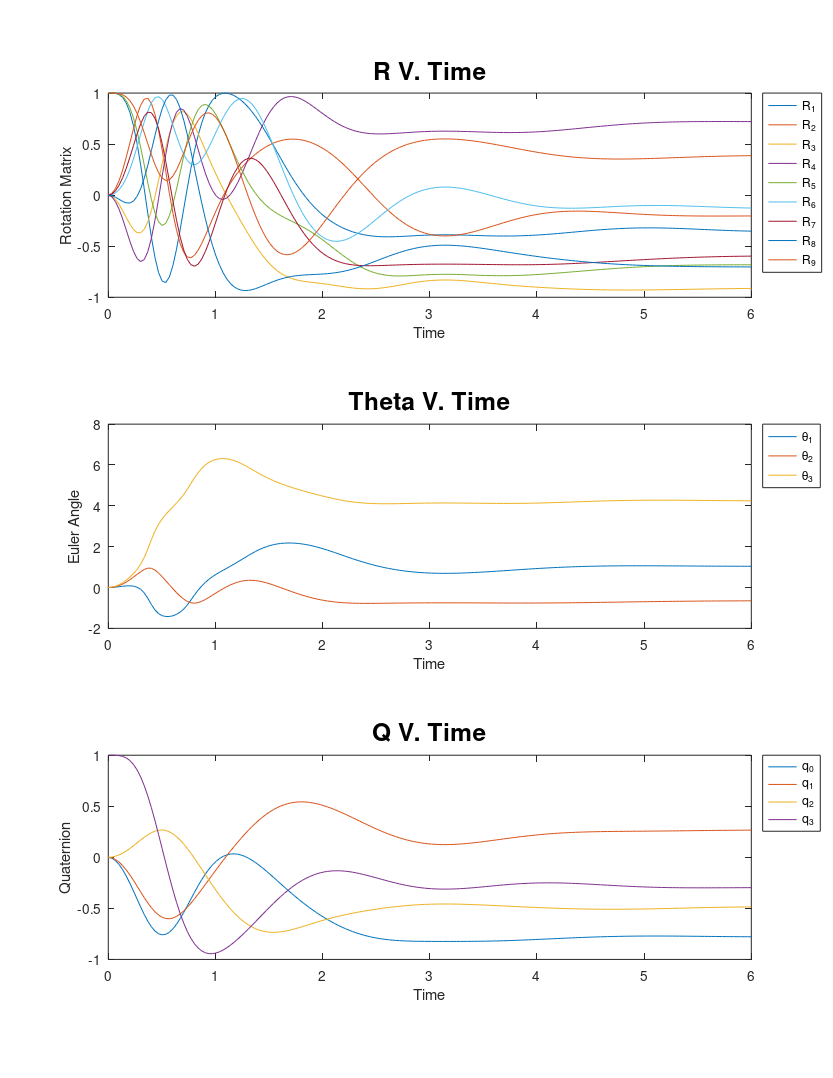
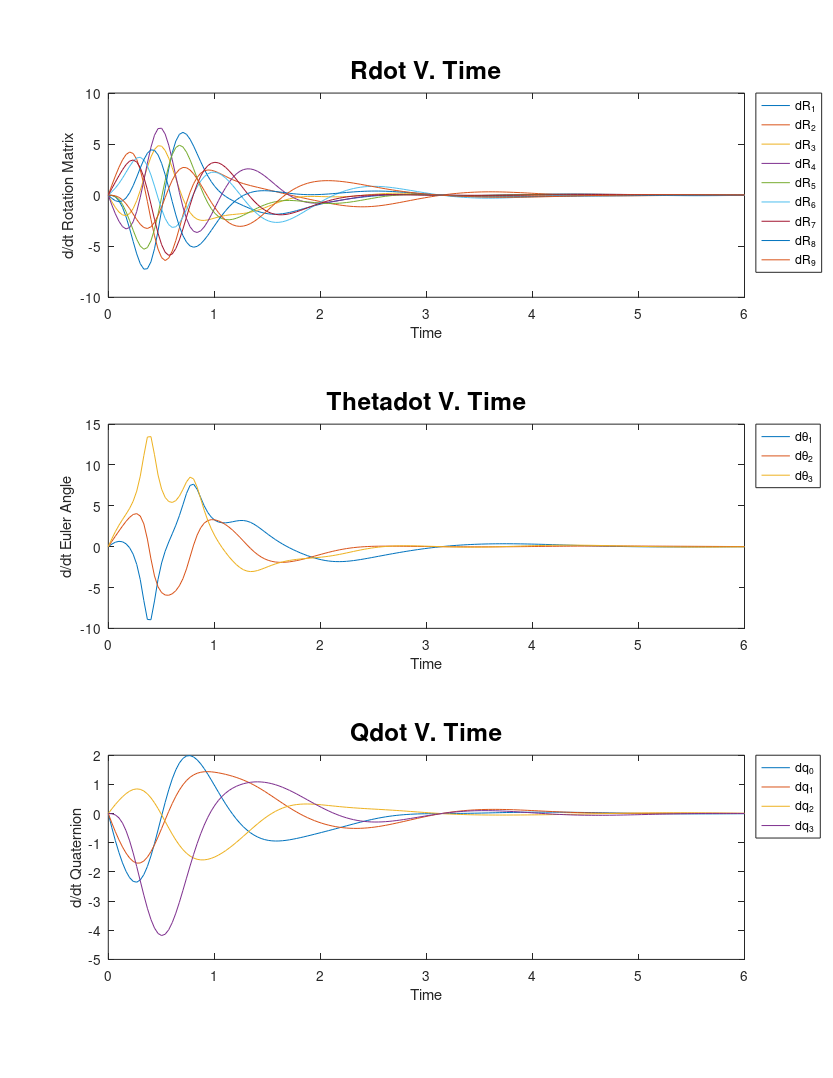
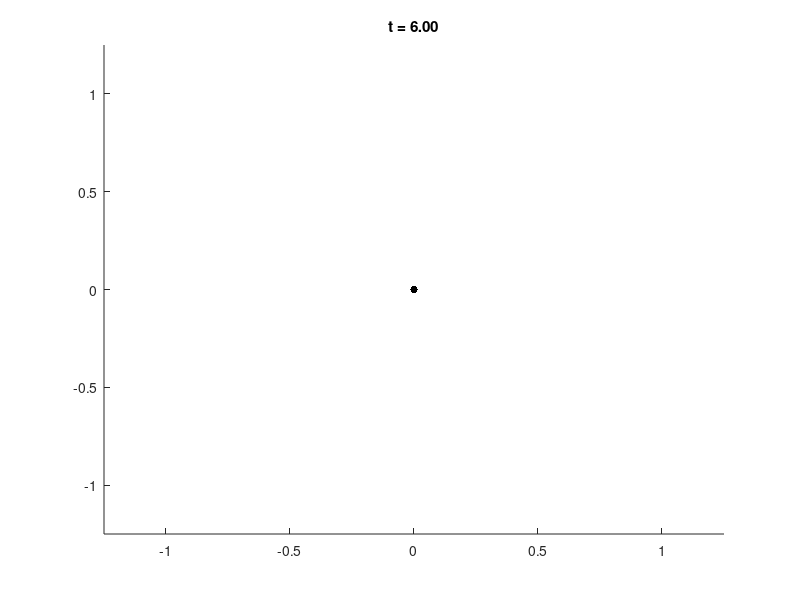

Write the MATLAB code that produced these figures, in order.
function hw2_prob8

% DEFINE THE TIME INTERVAL
tMax = 6;
tRate = 30;
t = linspace(0,tMax,tMax*tRate);

%DEFINE THE INITIAL CONDITIONS
%xH0 = [0;pi/2;0];
%R0 = [0 0 1; 0 1 0; -1 0 0];
%xQ0 = [1/sqrt(2);0;1/sqrt(2);0];
xH0 = [0;0;0];
R0 = eye(3);
xQ0 = [0; 0; 0; 1];
%Could use Identity matrix
QtoR(xQ0(1),xQ0(2:end))
HtoR(xH0)

% INTEGRATE THE ANGULAR RATE EQUATIONS
[t,xR] = ode45(@fR,t,RtoX(R0));
[t,xH] = ode45(@fH,t,xH0);
[t,xQ] = ode45(@fQ,t,xQ0);

%finalR = xR(end,:)
finalR = reshape(xR(end,:),3,3)
finalH = reshape(xH(end,:),3,1)
finalQqo = xQ(end,1)
finalQq = reshape(xQ(end,2:4),3,1)

finalR = reshape(xR(end,:),3,3)
reshape(QtoR(finalQqo,finalQq),3,3)
reshape(HtoR(finalH),3,3)

% PLOT THE States
figure(3);
clf;
subplot(3,1,1);
plot(t,xR);
title('R V. Time', 'FontSize', 18)
ylabel('Rotation Matrix')
xlabel('Time')
legend('R_1','R_2','R_3','R_4','R_5','R_6','R_7','R_8','R_9','Location','bestoutside')
subplot(3,1,2);
plot(t,xH);
title('Theta V. Time', 'FontSize', 18)
ylabel('Euler Angle')
xlabel('Time')
legend('\theta_1','\theta_2','\theta_3','Location','bestoutside')
subplot(3,1,3);
plot(t,xQ);
title('Q V. Time', 'FontSize', 18)
ylabel('Quaternion')
xlabel('Time')
legend('q_0','q_1','q_2','q_3','Location','bestoutside')
set(gcf,'paperorientation','portrait');
set(gcf,'paperunits','normalized');
set(gcf,'paperposition',[0 0 1 1]);
print(gcf,'-dpdf','figure3.pdf');


% FIND THE RATES
for i=1:length(t)
    rdot(:,i) = RtoX(getRdot(t(i),XtoR(xR(i,:)')));
    thetadot(:,i) = getHdot(t(i),xH(i,:)');
    [q0dot(i),qdot(:,i)] = getQdot(t(i),xQ(i,1),xQ(i,2:4)');
end

% PLOT THE RATES
figure(1);
clf;
subplot(3,1,1);
plot(t,rdot);
title('Rdot V. Time', 'FontSize', 18)
ylabel('d/dt Rotation Matrix')
xlabel('Time')
legend('dR_1','dR_2','dR_3','dR_4','dR_5','dR_6','dR_7','dR_8','dR_9','Location','bestoutside')
subplot(3,1,2);
plot(t,thetadot);
title('Thetadot V. Time', 'FontSize', 18)
ylabel('d/dt Euler Angle')
xlabel('Time')
legend('d\theta_1','d\theta_2','d\theta_3','Location','bestoutside')
subplot(3,1,3);
plot(t,q0dot,t,qdot);
title('Qdot V. Time', 'FontSize', 18)
ylabel('d/dt Quaternion')
xlabel('Time')
legend('dq_0','dq_1','dq_2','dq_3','Location','bestoutside')
set(gcf,'paperorientation','portrait');
set(gcf,'paperunits','normalized');
set(gcf,'paperposition',[0 0 1 1]);
print(gcf,'-dpdf','figure1.pdf');

% CREATE A BOX
[p1,faces,colors] = makebox(0.5,1,0.2);

% SETUP THE PLOT 
figure(2);
clf;
axis(1.25*[-1 1 -1 1 -1 1]);
%axis equal;
hold on;
plot3(0,0,0,'k.','markersize',16);
hBox = patch('Vertices',p1','Faces',faces,...
          'CData',colors,'FaceColor','flat');
hTitle = title(sprintf('t = %4.2f',0));
lighting flat
light('Position',[0 -2 -1])
light('Position',[0 -2 1])

% ANIMATE THE RESULTS
x = xR;
firsttime = 1;
i = 1;
dt = max(t)/(length(t)-1);
tic;
while (i<length(t))
    if (toc > dt)
        tic;
        i = i+1;
        R = XtoR(x(i,:));
        p0 = R*p1;
        set(hBox,'Vertices',p0');
        set(hTitle,'string',sprintf('t = %4.2f',t(i)));
        
        if (firsttime)
            firsttime=0;
            pause(0.5);
        end
        drawnow;
    end
end

function R=HtoR(H)
% CODE TO CONVERT FROM XYZ EULER ANGLES TO A ROTATION MATRIX
theta1 = H(1);
theta2 = H(2);
theta3 = H(3);

R11 = cos(theta2)*cos(theta3);
R12 = -cos(theta2)*sin(theta3);
R13 = sin(theta2);

R21 = sin(theta1)*sin(theta2)*cos(theta3)+cos(theta1)*sin(theta3);
R22 = -sin(theta1)*sin(theta2)*sin(theta3)+cos(theta1)*cos(theta3);
R23 = -sin(theta1)*cos(theta2);

R31 = -cos(theta1)*sin(theta2)*cos(theta3)+sin(theta1)*sin(theta3);
R32 = cos(theta1)*sin(theta2)*sin(theta3)+sin(theta1)*cos(theta3);
R33 = cos(theta1)*cos(theta2);

R=[R11 R12 R13; R21 R22 R23; R31 R32 R33];


function R=QtoR(q0,q)
% CODE TO CONVERT FROM A QUATERNION TO A ROTATION MATRIX
qhat = [0 -q(3) q(2); q(3) 0 -q(1); -q(2) q(1) 0];

R = ((q0^2)-q'*q)*eye(3)+2*q*q'+2*q0*qhat;


function [q0dot, qdot] = getQdot(t,q0,q)
% CODE TO COMPUTE Qdot = (q0dot,qdot)
omega = 10*exp(-t)*[sin(t);sin(2*t);sin(3*t)];
omegahat = [0 -omega(3) omega(2); omega(3) 0 -omega(1); -omega(2) omega(1) 0];
       
q0dot = -0.5*omega'*q;
qdot = 0.5*((omega*q0)-(omegahat*q));


function thetadot = getHdot(t,theta)
% CODE TO COMPUTE Thetadot
theta2 = theta(2);
theta3 = theta(3);
omega = 10*exp(-t)*[sin(t);sin(2*t);sin(3*t)];

B=[(cos(theta3)/cos(theta2)) (-sin(theta3)/cos(theta2)) 0;...
    (sin(theta3)) (cos(theta3)) 0;...
    (-tan(theta2)*cos(theta3)) (tan(theta2)*sin(theta3)) 1];

thetadot = B*omega;

function Rdot = getRdot(t,R)
% CODE TO COMPUTE Rdot
omega = 10*exp(-t)*[sin(t);sin(2*t);sin(3*t)];
omegahat = [0 -omega(3) omega(2); omega(3) 0 -omega(1); -omega(2) omega(1) 0];

Rdot = R*omegahat;


function xdot = fQ(t,x)
q0 = x(1,1);
q = x(2:4,1);
[q0dot, qdot] = getQdot(t,q0,q);
xdot = [q0dot; qdot];

function xdot = fH(t,x)
xdot = getHdot(t,x);

function xdot = fR(t,x)
R = XtoR(x);
xdot = RtoX(getRdot(t,R));

function X = RtoX(R)
X = reshape(R,9,1);

function R = XtoR(X)
R = reshape(X,3,3);

function [verts,faces,colors] = makebox(x,y,z)
verts = [0 x x 0 0 x x 0; 0 0 0 0 y y y y; 0 0 z z 0 0 z z];
faces = [1 2 3 4; 2 6 7 3; 6 5 8 7; 5 1 4 8; 4 3 7 8; 5 6 2 1];
colors(:,:,1) = 1*ones(1,size(faces,1));
colors(:,:,2) = 1*ones(1,size(faces,1));
colors(:,:,3) = 0*ones(1,size(faces,1));
colors(1,5,1) = 1;
colors(1,5,2) = 0;
colors(1,5,3) = 0;